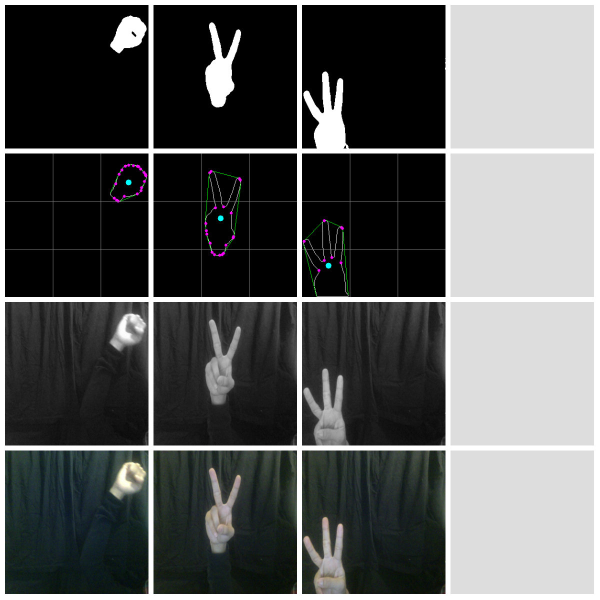
#> input picture Visual-Lock/misc/collagee.jpg, 1200 x 1200 px (shown at 1/2 size)
$ python -i gesturereader_oldercopy.py   (imports and definitions only)   (Python 2 division)
#> lines starting #> are read from the running program, lines starting #| are printed output that depends on the picture; after the words box and inside, x2 and y2 are one past the last pixel; in counts of white or black regions, pixels touching at a corner belong together
import cv2, os, sys, time
import numpy as np
# import matplotlib.pyplot as plt

# ============
# DATA REDUCTION
# ============

# resize image to 300 x 300 pixels
# [5 lines left out: function resize, not called in this run]
# [1 line not run here, left out]
# rotate image 90 degrees counterclockwise
# [13 lines left out: functions rotate, grayscale, not called in this run]

def colorize(image):
    image = cv2.cvtColor(image, cv2.COLOR_GRAY2BGR)
    return image

# invert image colors
# [26 lines left out: functions invert, binarize, close, edge_finder, not called in this run]

# find contours and convex hull
def contour_reader(image):
    temp = image # store because findContours modifes source

    contours,hierarchy = cv2.findContours(image,cv2.RETR_TREE,cv2.CHAIN_APPROX_SIMPLE)
    cnt = contours[0]

    # check curve for convexity defects and correct it
    # pass in contour points, hull, !returnPoints return indices
    hull = cv2.convexHull(cnt,returnPoints = False)
    defects = cv2.convexityDefects(cnt,hull) # array

    image = temp # revert to original
    cv2.drawContours(image, contours, 0, (255,255,255), 1)
    image = colorize(image) # prep for drawing in color

    # defects returns four arrays: start point, end point, farthest
    # point (indices of cnt), and approx distance to farthest point
    interdigitalis = 0 # representing tip of finger to convext points
    if len(hull) > 3 and len(cnt) > 3 and (defects is not None):
        for i in range(defects.shape[0]):
            s,e,f,d = defects[i,0]
            start = tuple(cnt[s][0])
            end = tuple(cnt[e][0])
            far = tuple(cnt[f][0])
            # print start, end, far
            cv2.line(image,start,end,[0,255,0],1)
            cv2.circle(image,far,3,[255,0,255],-1)
            # print d
            if d > 6000: # trial and error
                interdigitalis += 1
    print 'interdigitalis:', interdigitalis

    # find centroid
    M = cv2.moments(cnt)
    cx = int(M['m10']/M['m00'])
    cy = int(M['m01']/M['m00'])
    centroid = (cx, cy)
    cv2.circle(image, centroid, 6, (255,255,0), -1)
    print 'centroid:', centroid

    gesture = classify(interdigitalis)
    print 'gesture', gesture

    # calculate size for height as image is a numpy array
    h = len(image)
    location,lst = locate(h,cx,cy)
    print location

    # draw visual grid
    for i in xrange(0, len(lst), 2):
        a = lst[i]
        b = lst[i+1]
        # print a,b
        cv2.line(image,a,b,[128,128,128],1)
    show(image, 1000)

    pair = (gesture, location)
    return image,pair


def classify(num):
    if num is 0:
        return 'fist'
    if num is 1:
        return 'two'
    if num is 2:
        return 'three'
    if num is 3:
        return 'four'
    if num is 4:
        return 'five'
    else:
        return 'unknown'

def locate(h, cx, cy):
    w = h # square image
    h1 = int(h/3)
    h2 = h - int(h/3)
    v1 = int(w/3)
    v2 = w - int(w/3)
    lst = [(0,h1), (w,h1), (0,h2), (w,h2), (v1,0), (v1,h), (v2,0), (v2,h)]

    p1 = (v1,h1) # [0] = x, [1] = y
    p2 = (v2,h1)
    p3 = (v1,h2)
    p4 = (v2,h2)

    if cx > p1[0] and cx < p2[0] and cy < p3[1] and cy > p1[1]:
        return 'center', lst
    elif cx < p1[0] and cy < p1[1]:
        return 'top-left', lst
    elif cx > p2[0] and cy < p2[1]:
        return 'top-right', lst
    elif cx < p3[0] and cy > p3[1]:
        return 'bottom-left', lst
    elif cx > p4[0] and cy > p4[1]:
        return 'bottom-right', lst
    elif cx > p1[0] and cx < p2[0] and cy < p2[1]:
        return 'top-center', lst
    elif cx > p1[0] and cx < p2[0] and cy > p4[1]:
        return 'bottom-center', lst
    else:
        return 'unknown', lst

# [21 lines left out: function authenticate, not called in this run]

def save(image, name):
    cv2.imwrite(name, image)

def show(image, wait):
    cv2.waitKey(wait)
    cv2.imshow('Image', image)

# [37 lines left out: function main, not called in this run]

# [1 line not run here, left out]

'''
plt.imshow(bgr_img, cmap = plt.get_cmap('gray'))
plt.xticks([]), plt.yticks([])  # to hide tick values on X and Y axis
plt.show()

while True:
    k = cv2.waitKey(0) & 0xFF    # 0xFF? To get the lowest byte.
    if k == 27: break            # Code for the ESC key

cv2.destroyAllWindows()
'''

'''
import argparse

# construct the argument parser and parse the arguments
ap = argparse.ArgumentParser()
ap.add_argument("-i", "--image", required = True,
    help = "Path to the image to be scanned")
args = vars(ap.parse_args())
'''

'''def main():
    # sequence = map(str, raw_input('Please enter your sequence ').split(' '))
    img = cv2.imread('fist-center.jpg',0)
    k = cv2.waitKey(0)

    if k == 27:         # wait for ESC key to exit
        cv2.destroyAllWindows()
    elif k == ord('s'): # wait for 's' key to save and exit
        cv2.imwrite('messigray.png',img)
        cv2.destroyAllWindows()

if __name__ == "__main__": main()

'''

>>> import cv2
>>> picture = cv2.imread('collagee.jpg', cv2.IMREAD_GRAYSCALE)
#> picture: shape (1200, 1200); min 0, max 255, mean 90.8
>>> result = contour_reader(picture)
#> in contour_reader, `contours,hierarchy = cv2.findContours(image,cv2.RETR_TREE,cv2.CHAIN_AP..`: contours = 2248 contours, 2084 with area under 20; largest, box (x1, y1, x2, y2) and area: (0, 0, 1200, 1200) 1437601, (307, 9, 595, 298) 82643, (12, 9, 298, 298) 82062, (603, 9, 892, 298) 71996, (202, 500, 298, 595) 8828
#> in contour_reader, `cnt = contours[0]`: cnt = [[0, 0], [0, 1199], [1199, 1199], [1199, 0]]
#> in contour_reader, `hull = cv2.convexHull(cnt,returnPoints = False)`: hull = [3, 2, 1, 0]
#> in contour_reader, `M = cv2.moments(cnt)`: M = moments, m00 1437601, centre m10/m00, m01/m00 = (599.5, 599.5)
#> in contour_reader, `cx = int(M['m10']/M['m00'])`: cx = 599
#> in contour_reader, `centroid = (cx, cy)`: centroid = (599, 599)
#> in contour_reader, `cv2.circle(image, centroid, 6, (255,255,0), -1)`:
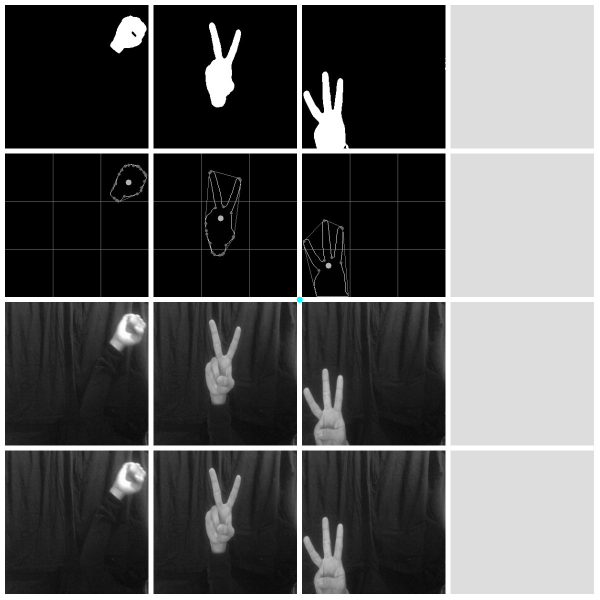
#> image: shape (1200, 1200, 3) (shown at 1/2 size); mean B, G, R 90.8, 90.8, 90.8
#| centroid: (599, 599)
#> in contour_reader, `h = len(image)`: h = 1200
#> in locate, `h1 = int(h/3)`: h1 = 400
#> in locate, `h2 = h - int(h/3)`: h2 = 800
#> in locate, `v1 = int(w/3)`: v1 = 400
#> in locate, `v2 = w - int(w/3)`: v2 = 800
#> in locate, `lst = [(0,h1), (w,h1), (0,h2), (w,h2), (v1,0), (v1,h), (v2,0), (v2,h)]`: lst = [(0, 400), (1200, 400), (0, 800), (1200, 800), (400, 0), (400, 1200), (800, 0), (800, 1200)]
#> in locate, `p1 = (v1,h1)`: p1 = (400, 400)
#> in locate, `p2 = (v2,h1)`: p2 = (800, 400)
#> in locate, `p3 = (v1,h2)`: p3 = (400, 800)
#> in locate, `p4 = (v2,h2)`: p4 = (800, 800)
#> in contour_reader, `location,lst = locate(h,cx,cy)`: location = 'center'
#| center
#> the loop in contour_reader, `for i in xrange(0, len(lst), 2):` made 4 passes
#> (a, b) on passes 1 to 2: ((0, 400), (1200, 400)), ((0, 800), (1200, 800))
#> (i, a, b) on passes 3 to 4: (4, (400, 0), (400, 1200)), (6, (800, 0), (800, 1200))
#> after the loop in contour_reader, `for i in xrange(0, len(lst), 2):`:
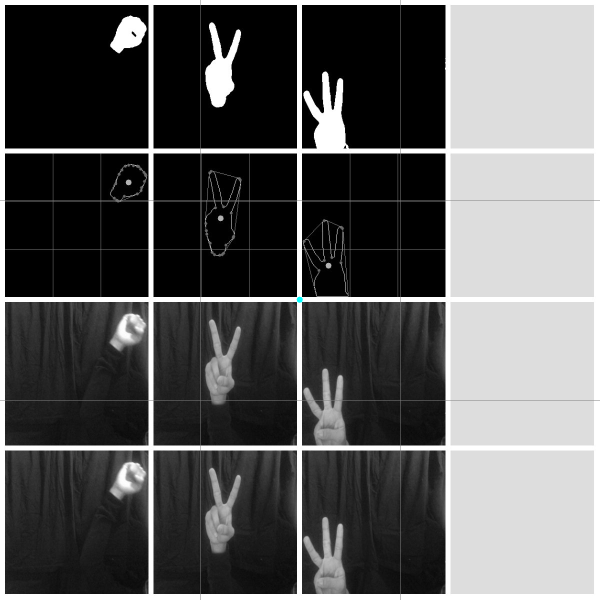
#> image: shape (1200, 1200, 3) (shown at 1/2 size); 0.33% of pixels changed, all inside (x1, y1, x2, y2) = (0, 0, 1200, 1200)
#> in contour_reader, `pair = (gesture, location)`: pair = ('fist', 'center')

$ run again, on Information-Retrieval/ImageCollectionChinese.jpg
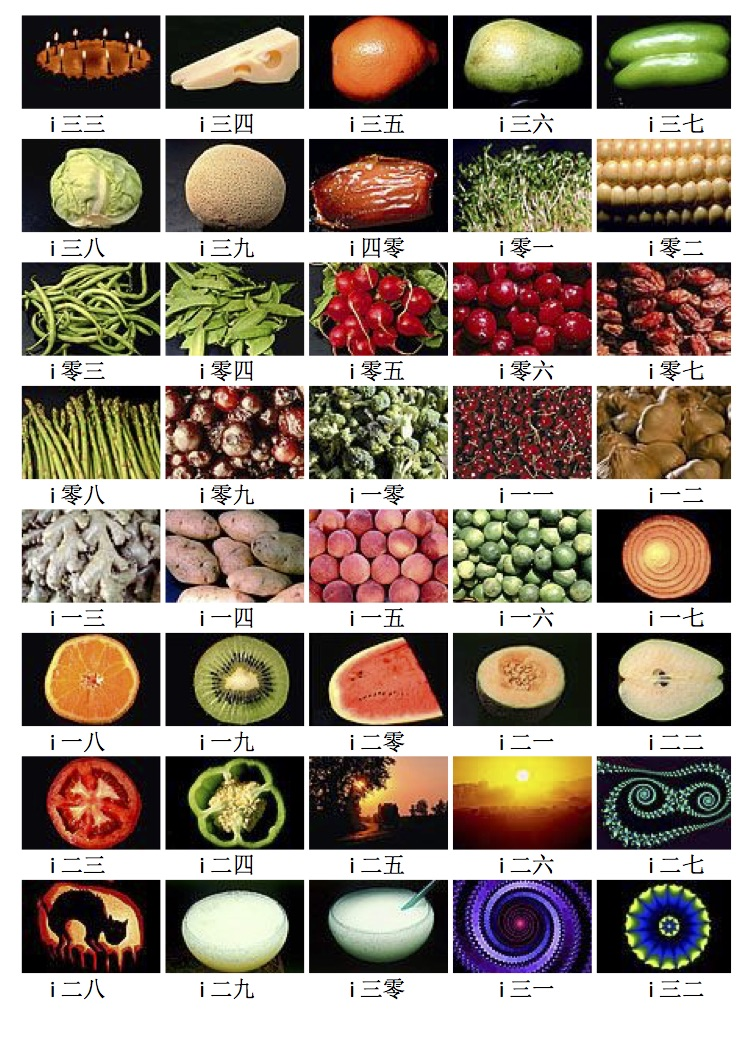
#> input picture Information-Retrieval/ImageCollectionChinese.jpg, 750 x 1050 px
#> `picture = cv2.imread('collagee.jpg', cv2.IMREAD_GRAYSCALE)`:
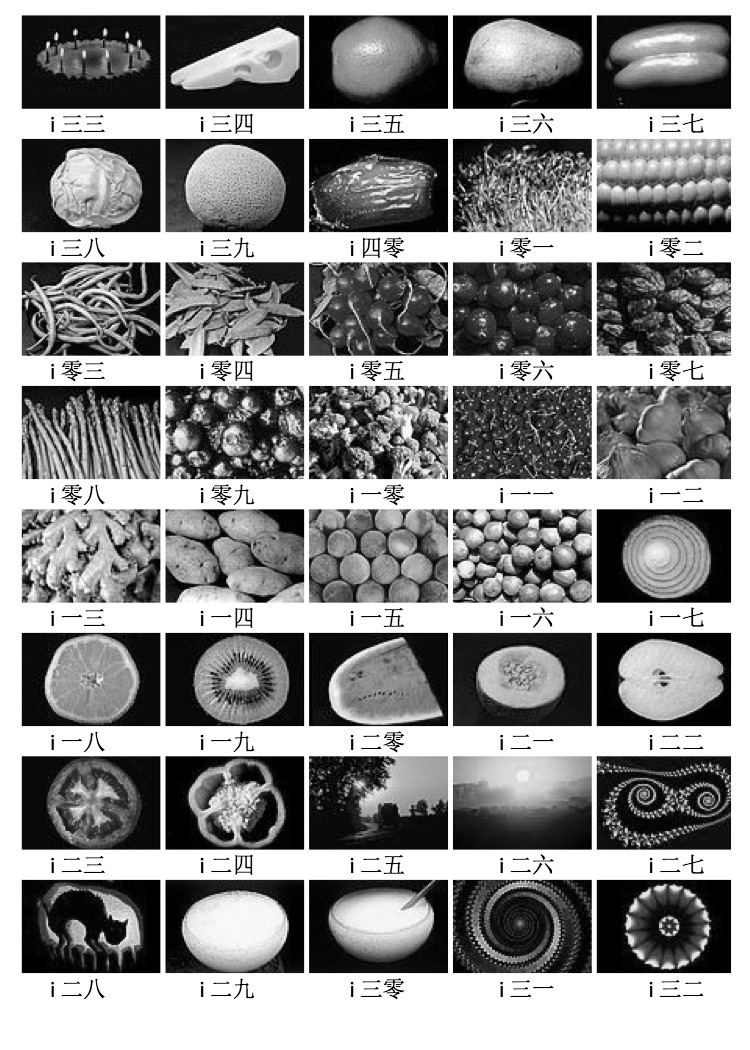
#> picture: shape (1050, 750); min 0, max 255, mean 140.1
#> contours = 2845 contours, 2772 with area under 20; largest, box (x1, y1, x2, y2) and area: (0, 0, 750, 1050) 785701, (596, 879, 625, 973) 2286, (276, 757, 305, 850) 1500, (145, 879, 161, 972) 1273, (596, 509, 624, 561) 1078
#> cnt = [[0, 0], [0, 1049], [749, 1049], [749, 0]]
#> hull = [3, 2, 1, 0]
#> M = moments, m00 785701, centre m10/m00, m01/m00 = (374.5, 524.5)
#> cx = 374
#> cy = 524
#> centroid = (374, 524)
#| centroid: (374, 524)
#> h = 1050
#> h1 = 350
#> h2 = 700
#> v1 = 350
#> v2 = 700
#> in locate, `lst = [(0,h1), (w,h1), (0,h2), (w,h2), (v1,0), (v1,h), (v2,0), (v2,h)]`: lst = [(0, 350), (1050, 350), (0, 700), (1050, 700), (350, 0), (350, 1050), (700, 0), (700, 1050)]
#> p1 = (350, 350)
#> p2 = (700, 350)
#> p3 = (350, 700)
#> p4 = (700, 700)
#> in contour_reader, `location,lst = locate(h,cx,cy)`: location = 'center'
#| center
#> the loop in contour_reader, `for i in xrange(0, len(lst), 2):` made 4 passes
#> (a, b) on passes 1 to 2: ((0, 350), (1050, 350)), ((0, 700), (1050, 700))
#> after the loop in contour_reader, `for i in xrange(0, len(lst), 2):`:
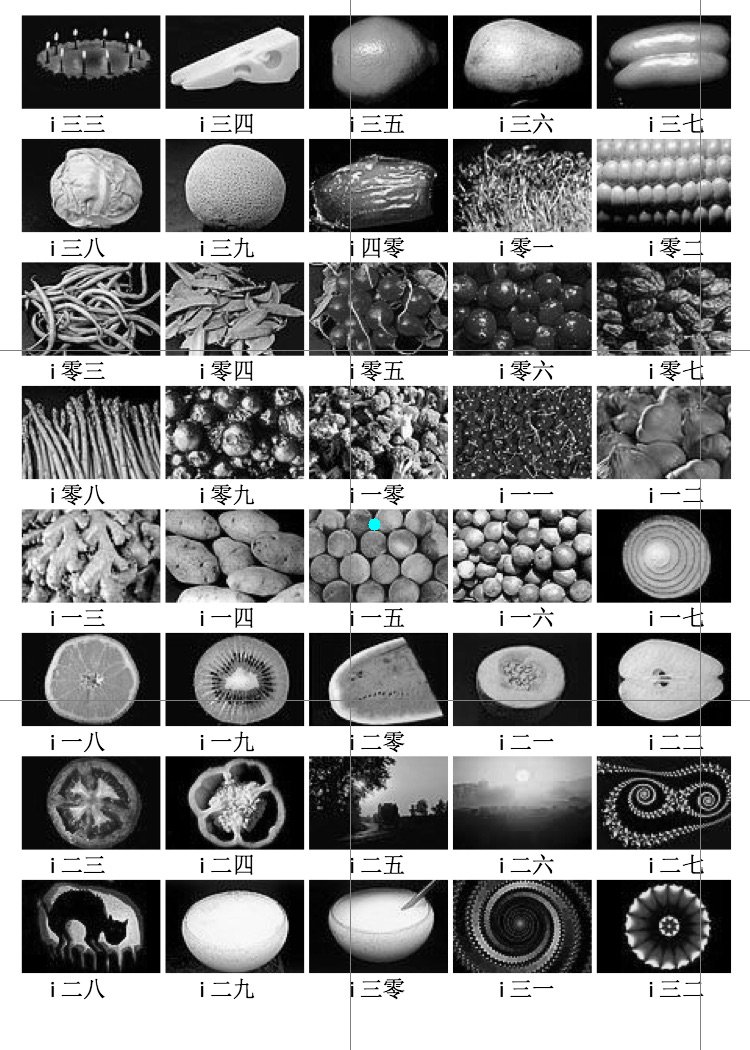
#> image: shape (1050, 750, 3); mean B, G, R 140.2, 140.2, 140.2
#> pair = ('fist', 'center')
